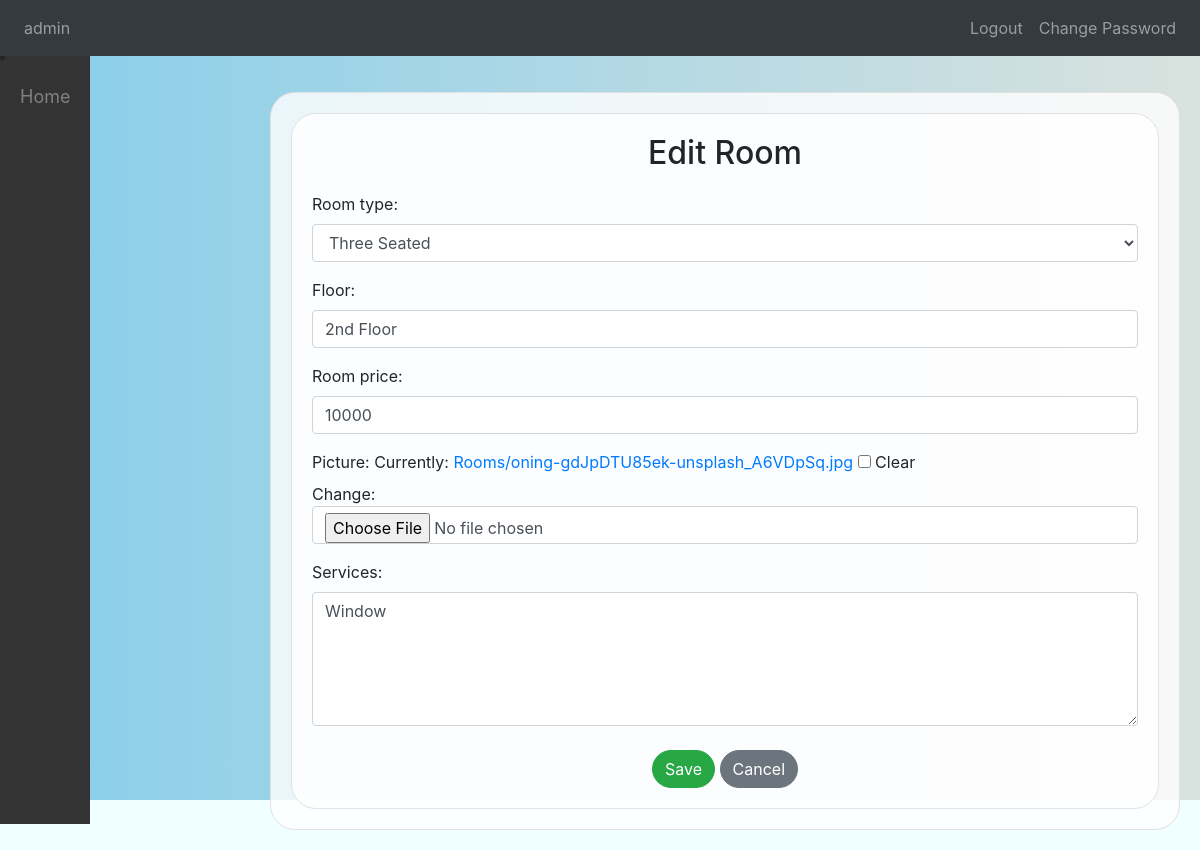
Page /hostel/rooms/17/update/ (signed in) on the committed database.
### core/models.py (models this page shows, shortened)
class rooms(models.Model):
    room_price = models.IntegerField()
    hostel = models.ForeignKey(Hostel, on_delete=models.CASCADE, related_name="room")
    services = models.TextField(blank=True)
    floor = models.CharField(max_length=20)
    picture = models.ImageField(upload_to="Rooms/", blank=True, null=True)
    FIRST_CHOICE = "Two Seated"
    SECOND_CHOICE = "Three Seated "
    THIRD_CHOICE = "Four Seated"
    FOURTH_CHOICE = "Five Seated"
    MY_CHOICES = [
        (FIRST_CHOICE, "Two Seated"),
        (SECOND_CHOICE, "Three Seated "),
        (THIRD_CHOICE, "Four Seated"),
        (FOURTH_CHOICE, "Five Seated"),
    ]
    room_type = models.CharField(
        max_length=30,
        choices=MY_CHOICES,
        default=FIRST_CHOICE,
    )

### core/views.py (the view)
# urls.py: path('rooms/<int:room_id>/update/', views.room_update, name='room_update'),
@login_required(login_url="/login/")
def room_update(request, room_id):
    room = get_object_or_404(rooms, id=room_id)
    if request.method == "POST":
        form = RoomForm(request.POST, request.FILES, instance=room)
        if form.is_valid():
            form.save()
            return redirect("room_detail", room_id=room.id)
    else:
        form = RoomForm(instance=room)
    return render(request, "room_form.html", {"form": form})

### core/forms.py
class RoomForm(forms.ModelForm):
    def __init__(self, *args, **kwargs):
        super(RoomForm, self).__init__(*args, **kwargs)
        for visible in self.visible_fields():
            visible.field.widget.attrs["class"] = "form-control"
            visible.field.widget.attrs["placeholder"] = visible.field.label
            if visible.field.label == "Services":
                visible.field.widget.attrs["rows"] = "5"
    class Meta:
        model = rooms  # Ensure this is the correct model
        fields = ("room_type", "floor", "room_price", "picture", "services")

### core/templates/room_form.html (shortened to what this page needs)
{% extends 'base.html' %}
{% block content %}
<div class="container">
    <h1 class="form-title text-center">{% if form.instance.id %}Edit Room{% else %}Create Room{% endif %}</h1>
    <form method="post" enctype="multipart/form-data">
        {{ form.as_p }}
        <div class="mt-4 text-center">
            <button type="submit" class="btn btn-success rounded-pill">Save</button>
            <a href="{% url 'hostel_list' %}" class="btn btn-secondary rounded-pill">Cancel</a>
        </div>
    </form>
</div>
{% endblock %}

### core/templates/base.html (shortened to what this page needs)
{% load static %}
<!DOCTYPE html>
<html lang="en">
<head>
    <link rel="stylesheet" href="https://stackpath.bootstrapcdn.com/bootstrap/4.5.2/css/bootstrap.min.css">
    <link rel="stylesheet" href="https://cdnjs.cloudflare.com/ajax/libs/font-awesome/4.7.0/css/font-awesome.min.css">
    <link rel="stylesheet" href="https://cdnjs.cloudflare.com/ajax/libs/animate.css/4.1.1/animate.min.css">
</head>
<body class="vh-100" style="background-color: azure;">
    <nav class="navbar navbar-expand-lg navbar-dark bg-dark fixed-top">
        <div class="collapse navbar-collapse" id="navbarNav">
            <ul class="navbar-nav">
                <li class="nav-item">
                    <div class="nav-link">{{user.username}}</div>
                </li>
            </ul>
            <ul class="navbar-nav ml-auto">
                {% if user.is_authenticated %}
                <li class="nav-item">
                    <a class="nav-link" href="{% url 'logout' %}">Logout</a>
                </li>
                <li class="nav-item">
                    <a class="nav-link" href="{% url 'change_password' %}">Change Password</a>
                </li>
                {% endif %}
            </ul>
        </div>
    </nav>
    {% block sidbar %}
    { {% include "dashaboard.html" %}}
    {% endblock sidbar %}
    <div id="content">
        <div class="container mt-5">
            {% block content %}{% endblock %}
        </div>
    </div>
</body>
</html>

### core/templates/dashaboard.html (style rules this page uses)
#content { margin-left: 250px; padding: 20px; transition: all 0.3s; }

### core/templates/room_form.html (style rules this page uses)
body { background: linear-gradient(to right, #87CEEB, #d9e2de); background-repeat: no-repeat; background-size: 100% 100%; }
.container { background-color: rgba(255, 255, 255, 0.8); padding: 20px; border: 1px solid #e1e1e1; border-radius: 25px; }
.form-title { font-size: 2rem; text-align: center; margin-bottom: 20px; }

### rows in the picture
rooms: room_type "Three Seated", floor "2nd Floor", room_price "10000", services "Window"

### other values in the picture
{{ user.username }} "admin"
